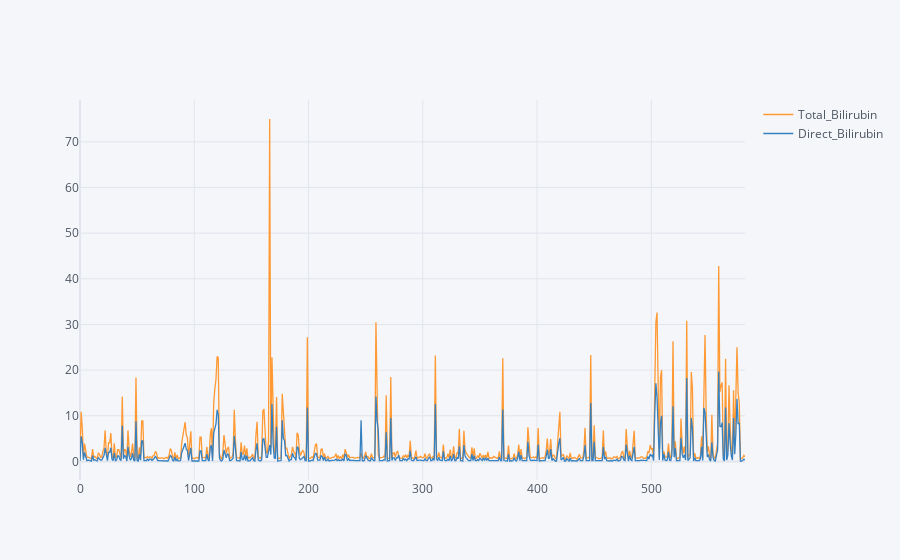

Source (notebook cell):
### Code cell
data[['Total_Bilirubin','Direct_Bilirubin']].iplot()

### Figure 1 — Plotly figure (JSON) as saved in the notebook; plotly's stock layout.template omitted (floating-point values rounded to 4 significant figures; data arrays with more than 128 entries replaced by an {"elided": "..."} marker saying what was removed)
{"data": [{"line": {"color": "rgba(255, 153, 51, 1.0)", "dash": "solid", "shape": "linear", "width": 1.3}, "mode": "lines", "name": "Total_Bilirubin", "text": "", "type": "scatter", "x": {"elided": "583 int values"}, "y": {"elided": "583 float values"}}, {"line": {"color": "rgba(55, 128, 191, 1.0)", "dash": "solid", "shape": "linear", "width": 1.3}, "mode": "lines", "name": "Direct_Bilirubin", "text": "", "type": "scatter", "x": {"elided": "583 int values"}, "y": {"elided": "583 float values"}}], "layout": {"legend": {"bgcolor": "#F5F6F9", "font": {"color": "#4D5663"}}, "paper_bgcolor": "#F5F6F9", "plot_bgcolor": "#F5F6F9", "title": {"font": {"color": "#4D5663"}}, "xaxis": {"gridcolor": "#E1E5ED", "showgrid": true, "tickfont": {"color": "#4D5663"}, "title": {"font": {"color": "#4D5663"}, "text": ""}, "zerolinecolor": "#E1E5ED"}, "yaxis": {"gridcolor": "#E1E5ED", "showgrid": true, "tickfont": {"color": "#4D5663"}, "title": {"font": {"color": "#4D5663"}, "text": ""}, "zerolinecolor": "#E1E5ED"}}}
